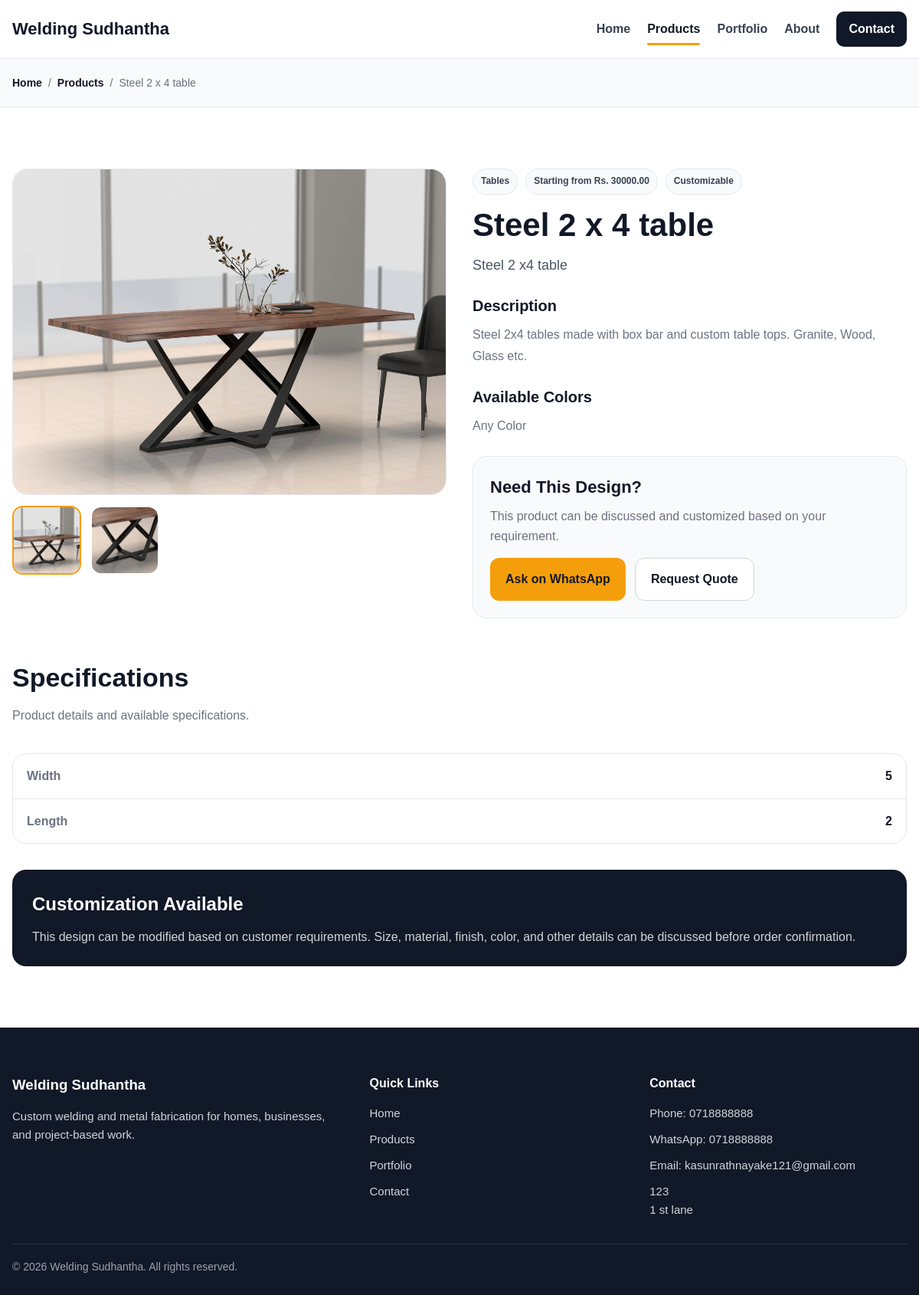
Page /product.php?slug=steel-2-x-4-table on the earlier database version.
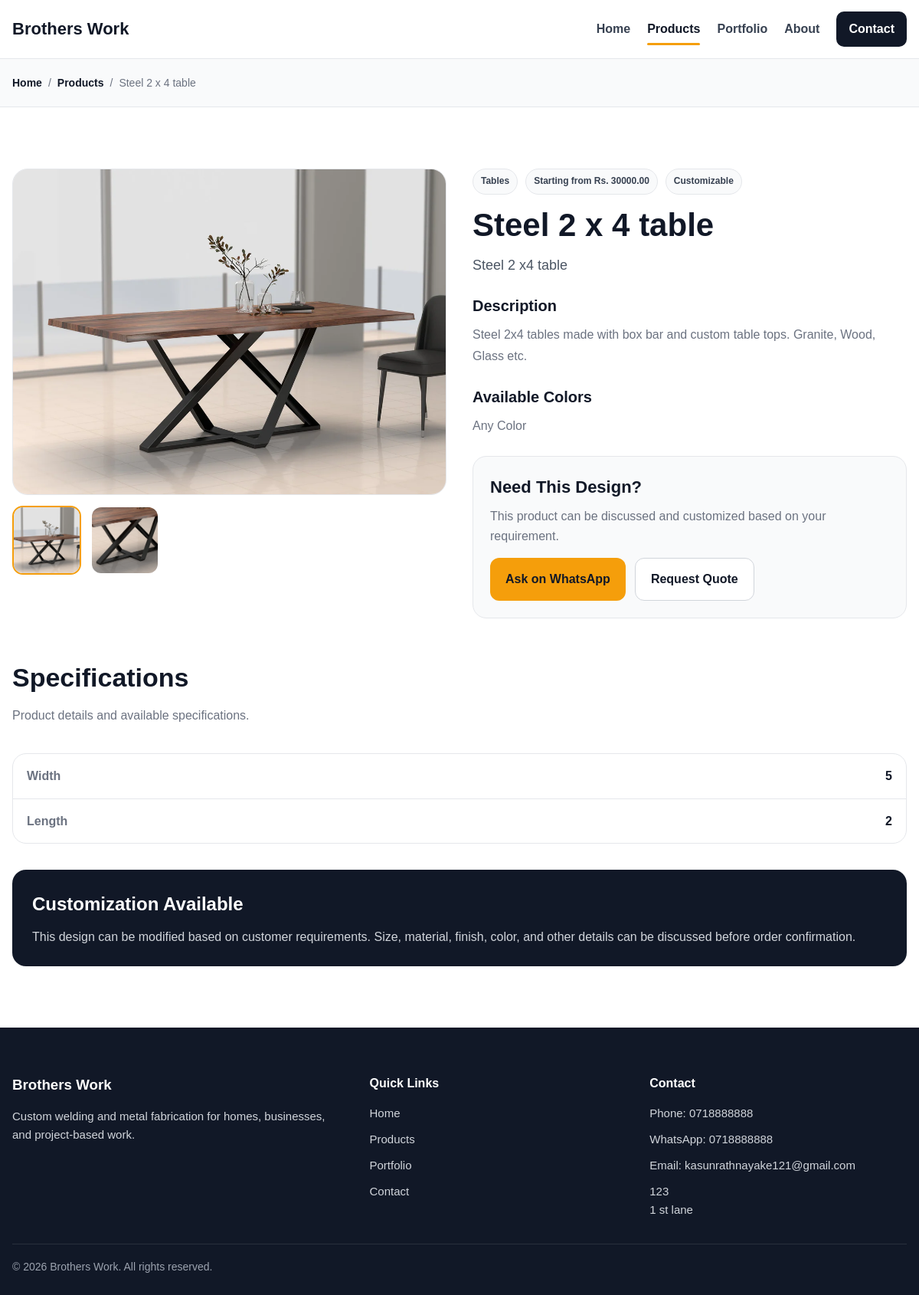
Same page on the later database version.
### tables this page shows
CREATE TABLE `site_settings` (
  `id` int NOT NULL,
  `site_name` varchar(200) NOT NULL,
  `phone` varchar(50) DEFAULT NULL,
  `whatsapp` varchar(50) DEFAULT NULL,
  `email` varchar(150) DEFAULT NULL,
  `address` text,
  `hero_title` varchar(255) DEFAULT NULL,
  `hero_subtitle` text
);

CREATE TABLE `products` (
  `id` int NOT NULL,
  `category_id` int NOT NULL,
  `name` varchar(200) NOT NULL,
  `slug` varchar(220) NOT NULL,
  `short_description` text,
  `full_description` text,
  `price_text` varchar(150) DEFAULT NULL,
  `available_colors` text,
  `is_customizable` tinyint(1) DEFAULT '1',
  `is_featured` tinyint(1) DEFAULT '0',
  `status` tinyint(1) DEFAULT '1',
  `created_at` timestamp NULL DEFAULT CURRENT_TIMESTAMP
);

CREATE TABLE `product_images` (
  `id` int NOT NULL,
  `product_id` int NOT NULL,
  `image_path` varchar(255) NOT NULL,
  `sort_order` int DEFAULT '0',
  `created_at` timestamp NULL DEFAULT CURRENT_TIMESTAMP
);

CREATE TABLE `categories` (
  `id` int NOT NULL,
  `name` varchar(150) NOT NULL,
  `slug` varchar(180) NOT NULL,
  `description` text,
  `status` tinyint(1) DEFAULT '1',
  `created_at` timestamp NULL DEFAULT CURRENT_TIMESTAMP
);

CREATE TABLE `product_property_values` (
  `id` int NOT NULL,
  `product_id` int NOT NULL,
  `category_property_id` int NOT NULL,
  `property_value` text,
  `created_at` timestamp NULL DEFAULT CURRENT_TIMESTAMP
);

CREATE TABLE `category_properties` (
  `id` int NOT NULL,
  `category_id` int NOT NULL,
  `property_name` varchar(150) NOT NULL,
  `field_type` varchar(50) DEFAULT 'text',
  `placeholder` varchar(255) DEFAULT NULL,
  `sort_order` int DEFAULT '0',
  `status` tinyint(1) DEFAULT '1',
  `created_at` timestamp NULL DEFAULT CURRENT_TIMESTAMP
);

CREATE TABLE `product_extra_properties` (
  `id` int NOT NULL,
  `product_id` int NOT NULL,
  `property_name` varchar(150) NOT NULL,
  `property_value` text,
  `sort_order` int DEFAULT '0',
  `created_at` timestamp NULL DEFAULT CURRENT_TIMESTAMP
);

### includes/functions.php (called while the page is built, shortened)
<?php
function e($value): string
{
    return htmlspecialchars((string)($value ?? ''), ENT_QUOTES, 'UTF-8');
}
function get_site_settings(PDO $pdo): array
{
    $stmt = $pdo->query("SELECT * FROM site_settings ORDER BY id ASC LIMIT 1");
    $settings = $stmt->fetch();
    return $settings ?: [
        'site_name' => 'Welding Company',
        'phone' => '',
        'whatsapp' => '',
        'email' => '',
        'address' => '',
        'hero_title' => 'Custom Welding & Metal Fabrication',
        'hero_subtitle' => 'We build metal products and custom fabrication work for homes, businesses, and projects.'
    ];
}
function get_public_product_by_slug(PDO $pdo, string $slug): ?array
{
    $stmt = $pdo->prepare("
        SELECT p.*, c.name AS category_name, c.slug AS category_slug
        FROM products p
        INNER JOIN categories c ON c.id = p.category_id
        WHERE p.slug = ?
          AND p.status = 1
          AND c.status = 1
        LIMIT 1
    ");
    $stmt->execute([$slug]);
    $product = $stmt->fetch();
    return $product ?: null;
}
function get_product_images(PDO $pdo, int $productId): array
{
    $stmt = $pdo->prepare("
        SELECT *
        FROM product_images
        WHERE product_id = ?
        ORDER BY sort_order ASC, id ASC
    ");
    $stmt->execute([$productId]);
    return $stmt->fetchAll();
}
function get_product_category_properties_with_values(PDO $pdo, int $productId): array
{
    $stmt = $pdo->prepare("
        SELECT cp.property_name, cp.field_type, cp.sort_order, ppv.property_value
        FROM product_property_values ppv
        INNER JOIN category_properties cp ON cp.id = ppv.category_property_id
        WHERE ppv.product_id = ?
          AND cp.status = 1
          AND ppv.property_value IS NOT NULL
          AND ppv.property_value != ''
        ORDER BY cp.sort_order ASC, cp.id ASC
    ");
    $stmt->execute([$productId]);
    return $stmt->fetchAll();
}
function get_product_extra_properties(PDO $pdo, int $productId): array
{
    $stmt = $pdo->prepare("
        SELECT property_name, property_value, sort_order
        FROM product_extra_properties
        WHERE product_id = ?
          AND property_name IS NOT NULL
          AND property_name != ''
        ORDER BY sort_order ASC, id ASC
    ");
    $stmt->execute([$productId]);
    return $stmt->fetchAll();
}

### product.php (the view, shortened to what the rows shown need)
<?php
require_once __DIR__ . '/includes/db.php';
require_once __DIR__ . '/includes/functions.php';
$siteSettings = get_site_settings($pdo);
$slug = trim($_GET['slug'] ?? '');
$product = $slug !== '' ? get_public_product_by_slug($pdo, $slug) : null;
    ?>
    <?php
$productImages = get_product_images($pdo, (int)$product['id']);
$categoryProperties = get_product_category_properties_with_values($pdo, (int)$product['id']);
$extraProperties = get_product_extra_properties($pdo, (int)$product['id']);
$frontendCssFiles = ['product-details.css'];
require_once __DIR__ . '/includes/frontend-header.php';
?>
<section class="page-hero small-hero">
    <div class="container">
        <div class="breadcrumb">
            <a href="<?php echo BASE_URL; ?>">Home</a>
            <span>/</span>
            <a href="<?php echo BASE_URL; ?>products.php">Products</a>
            <span>/</span>
            <span><?php echo e($product['name']); ?></span>
        </div>
    </div>
</section>
<section class="section product-detail-section">
    <div class="container">
        <div class="product-detail-grid">
            <div class="product-gallery">
                <?php if (!empty($productImages)): ?>
                    <div class="main-product-image">
                        <img
                            id="mainProductImage"
                            src="<?php echo UPLOADS_URL . 'products/' . e($productImages[0]['image_path']); ?>"
                            alt="<?php echo e($product['name']); ?>"
                        >
                    </div>
                    <?php if (count($productImages) > 1): ?>
                        <div class="thumbnail-row">
                            <?php foreach ($productImages as $index => $image): ?>
                                <button
                                    type="button"
                                    class="thumbnail-btn <?php echo $index === 0 ? 'active' : ''; ?>"
                                    data-image="<?php echo UPLOADS_URL . 'products/' . e($image['image_path']); ?>"
                                >
                                    <img src="<?php echo UPLOADS_URL . 'products/' . e($image['image_path']); ?>" alt="<?php echo e($product['name']); ?>">
                                </button>
                            <?php endforeach; ?>
                        </div>
                    <?php endif; ?>
                <?php else: ?>
                    <div class="main-product-image no-image-box">
                        <span>No Image Available</span>
                    </div>
                <?php endif; ?>
            </div>
            <div class="product-info">
                <div class="common-meta detail-meta">
                    <span><?php echo e($product['category_name']); ?></span>
                    <?php if (!empty($product['price_text'])): ?>
                        <span><?php echo e($product['price_text']); ?></span>
                    <?php endif; ?>
                    <?php if ((int)$product['is_customizable'] === 1): ?>
                        <span>Customizable</span>
                    <?php endif; ?>
                </div>
                <h1><?php echo e($product['name']); ?></h1>
                <?php if (!empty($product['short_description'])): ?>
                    <p class="product-short-description"><?php echo e($product['short_description']); ?></p>
                <?php endif; ?>
                <?php if (!empty($product['full_description'])): ?>
                    <div class="product-description">
                        <h3>Description</h3>
                        <p><?php echo nl2br(e($product['full_description'])); ?></p>
                    </div>
                <?php endif; ?>
                <?php if (!empty($product['available_colors'])): ?>
                    <div class="product-description">
                        <h3>Available Colors</h3>
                        <p><?php echo nl2br(e($product['available_colors'])); ?></p>
                    </div>
                <?php endif; ?>
                <div class="product-cta-box">
                    <h3>Need This Design?</h3>
                    <p>
                    </p>
                    <div class="product-actions">
                    </div>
                </div>
            </div>
        </div>
        <?php if (!empty($categoryProperties) || !empty($extraProperties)): ?>
            <div class="specifications-section">
                <div class="section-heading">
                    <h2>Specifications</h2>
                </div>
                <div class="specification-list">
                    <?php foreach ($categoryProperties as $property): ?>
                        <div class="spec-row">
                            <span><?php echo e($property['property_name']); ?></span>
                            <strong><?php echo e($property['property_value']); ?></strong>
                        </div>
                    <?php endforeach; ?>
                    <?php foreach ($extraProperties as $property): ?>
                        <div class="spec-row">
                            <span><?php echo e($property['property_name']); ?></span>
                            <strong><?php echo e($property['property_value'] ?: '-'); ?></strong>
                        </div>
                    <?php endforeach; ?>
                </div>
            </div>
        <?php endif; ?>
    </div>
</section>
<?php require_once __DIR__ . '/includes/frontend-footer.php'; ?>

### includes/frontend-header.php (shortened to what the rows shown need)
<?php
$frontendCssFiles = $frontendCssFiles ?? [];
$currentPage = basename($_SERVER['PHP_SELF']);
$isHome = $currentPage === 'index.php';
$isProducts = in_array($currentPage, ['products.php', 'product.php'], true);
$isPortfolio = in_array($currentPage, ['portfolio.php', 'portfolio-item.php'], true);
$isAbout = $currentPage === 'about.php';
$isContact = $currentPage === 'contact.php';
?>
<!DOCTYPE html>
<html lang="en">
<head>
    <link rel="stylesheet" href="<?php echo ASSETS_URL; ?>css/frontend/shared.css">
    <?php foreach ($frontendCssFiles as $cssFile): ?>
        <link rel="stylesheet" href="<?php echo ASSETS_URL . 'css/frontend/' . e($cssFile); ?>">
    <?php endforeach; ?>
</head>
<body>
<header class="site-header">
    <div class="container header-inner">
        <a href="<?php echo BASE_URL; ?>" class="site-logo">
            <?php echo e($siteSettings['site_name'] ?: 'Welding Company'); ?>
        </a>
        <nav class="site-nav" id="siteNav">
            <a href="<?php echo BASE_URL; ?>" class="<?php echo $isHome ? 'active' : ''; ?>">Home</a>
            <a href="<?php echo BASE_URL; ?>products.php" class="<?php echo $isProducts ? 'active' : ''; ?>">Products</a>
            <a href="<?php echo BASE_URL; ?>portfolio.php" class="<?php echo $isPortfolio ? 'active' : ''; ?>">Portfolio</a>
            <a href="<?php echo BASE_URL; ?>about.php" class="<?php echo $isAbout ? 'active' : ''; ?>">About</a>
            <a href="<?php echo BASE_URL; ?>contact.php" class="nav-cta <?php echo $isContact ? 'active-cta' : ''; ?>">Contact</a>
        </nav>
    </div>
</header>

### includes/frontend-footer.php (shortened to what the rows shown need)
<footer class="site-footer">
    <div class="container footer-grid">
        <div class="footer-block">
            <h3><?php echo e($siteSettings['site_name'] ?: 'Welding Company'); ?></h3>
            <p>
                Custom welding and metal fabrication for homes, businesses, and project-based work.
            </p>
        </div>
        <div class="footer-block">
            <ul>
                <?php if (!empty($siteSettings['phone'])): ?>
                    <li>Phone: <?php echo e($siteSettings['phone']); ?></li>
                <?php endif; ?>
                <?php if (!empty($siteSettings['whatsapp'])): ?>
                    <li>WhatsApp: <?php echo e($siteSettings['whatsapp']); ?></li>
                <?php endif; ?>
                <?php if (!empty($siteSettings['email'])): ?>
                    <li>Email: <?php echo e($siteSettings['email']); ?></li>
                <?php endif; ?>
                <?php if (!empty($siteSettings['address'])): ?>
                    <li><?php echo nl2br(e($siteSettings['address'])); ?></li>
                <?php endif; ?>
            </ul>
        </div>
    </div>
    <div class="container footer-bottom">
        <p>&copy; <?php echo date('Y'); ?> <?php echo e($siteSettings['site_name'] ?: 'Welding Company'); ?>. All rights reserved.</p>
    </div>
</footer>
</body>
</html>

Differences in the rows shown:
changed site_settings "kasunrathnayake121@gmail.com": site_name "Welding Sudhantha" → "Brothers Work"
